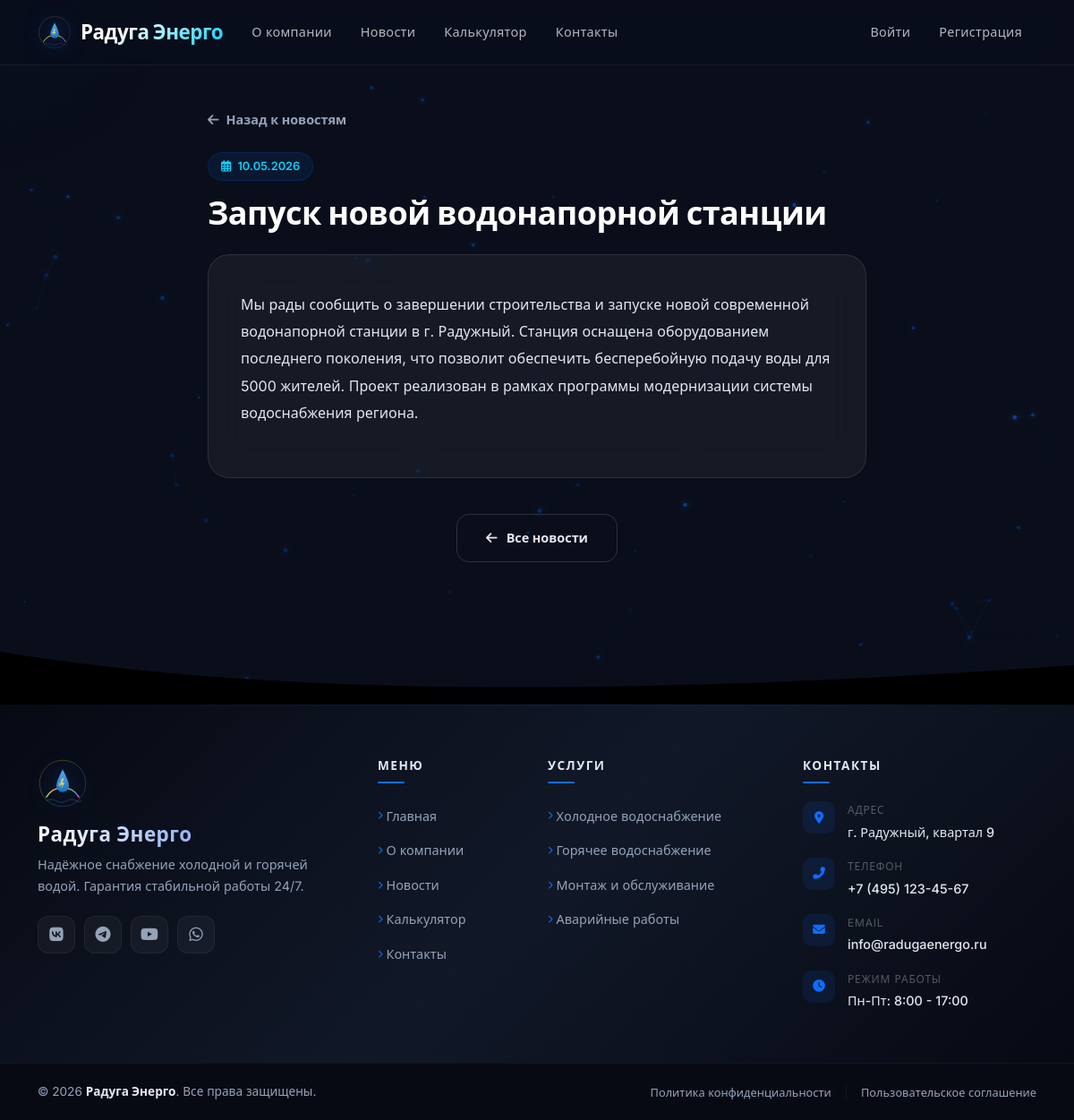
Screenshot of /news/1 with the database file from the repository.
### app.py (models this page shows)
class News(db.Model):
    id = db.Column(db.Integer, primary_key=True)
    title = db.Column(db.String(200), nullable=False)
    content = db.Column(db.Text, nullable=False)
    image = db.Column(db.String(200))
    created_at = db.Column(db.DateTime, default=datetime.utcnow)

### app.py (the view)
@app.route('/news/<int:id>')
def news_single(id):
    news = News.query.get_or_404(id)
    return render_template('news_single.html', news=news)

### templates/news_single.html (shortened to what this page needs)
{% extends "base.html" %}
{% block content %}
<section class="section" style="padding-top: 120px;">
    <div class="container">
        <div class="row justify-content-center">
            <div class="col-lg-8">
                <div class="reveal">
                    <a href="{{ url_for('news') }}" style="
                        display: inline-flex;
                        align-items: center;
                        gap: 8px;
                        color: var(--text-muted);
                        text-decoration: none;
                        font-size: 0.9rem;
                        font-weight: 600;
                        margin-bottom: 24px;
                        transition: color 0.3s ease;
                    ">
                        <i class="fas fa-arrow-left"></i>
                        Назад к новостям
                    </a>
                </div>
                <div class="reveal reveal-delay-1">
                    <div style="
                        display: inline-block;
                        padding: 4px 14px;
                        border-radius: 100px;
                        background: rgba(13,110,253,0.1);
                        border: 1px solid rgba(13,110,253,0.15);
                        font-size: 0.8rem;
                        font-weight: 600;
                        color: var(--accent);
                        margin-bottom: 16px;
                    ">
                        <i class="far fa-calendar-alt me-1"></i> {{ news.created_at.strftime('%d.%m.%Y') }}
                    </div>
                    <h1 style="
                        font-size: clamp(1.8rem, 3vw, 2.5rem);
                        font-weight: 800;
                        color: #fff;
                        letter-spacing: -0.5px;
                        line-height: 1.15;
                        margin-bottom: 24px;
                    ">{{ news.title }}</h1>
                    <div style="
                        background: var(--glass-bg);
                        border: 1px solid var(--glass-border);
                        border-radius: 24px;
                        padding: 40px 36px;
                        backdrop-filter: blur(20px);
                        line-height: 1.9;
                        color: var(--text);
                        font-size: 1rem;
                    ">
                        <p>{{ news.content }}</p>
                    </div>
                    <div style="text-align: center; margin-top: 40px;" class="reveal reveal-delay-2">
                        <a href="{{ url_for('news') }}" class="btn-custom-outline">
                            <i class="fas fa-arrow-left"></i>
                            Все новости
                        </a>
                    </div>
                </div>
            </div>
        </div>
    </div>
</section>
{% endblock %}

### static/css/style.css (style rules this page uses)
:root { --primary: #0d6efd; --primary-dark: #0a58ca; --primary-light: #3d8bfd; --primary-glow: rgba(13, 110, 253, 0.4); --accent: #00d4ff; --accent2: #7c3aed; --dark: #0a0e1a; --dark2: #111827; --dark3: #1e293b; --text: #e2e8f0; --text-muted: #94a3b8; --glass-bg: rgba(255, 255, 255, 0.05); --glass-border: rgba(255, 255, 255, 0.1); --glass-shadow: 0 8px 32px rgba(0, 0, 0, 0.3); --footer-bg: linear-gradient(135deg, #070a14 0%, #111827 50%, #070a14 100%); --footer-accent: #0d6efd; --footer-accent-hover: #3d8bfd; --footer-text: #94a3b8; --footer-text-light: #e2e8f0; --footer-divider: rgba(255,255,255,0.05); }
* { margin: 0; padding: 0; box-sizing: border-box; }
html { scroll-behavior: smooth; }
body { font-family: 'Inter', 'Segoe UI', sans-serif; background: var(--dark); color: var(--text); line-height: 1.7; overflow-x: hidden; }
.section { position: relative; padding: 100px 0; z-index: 1; }
.btn-custom-outline { display: inline-flex; align-items: center; gap: 10px; padding: 14px 32px; border-radius: 14px; border: 1px solid rgba(255, 255, 255, 0.15); background: transparent; color: var(--text); font-weight: 600; font-size: 0.9rem; cursor: pointer; transition: all 0.3s ease; text-decoration: none; }
.reveal { opacity: 0; transform: translateY(40px); transition: all 0.8s cubic-bezier(0.34, 1.56, 0.64, 1); }
.reveal.revealed { opacity: 1; transform: translateY(0); }
.reveal-delay-1 { transition-delay: 0.1s; }
.reveal-delay-2 { transition-delay: 0.2s; }

### rows the page displays
News: created_at "10.05.2026", title "Запуск новой водонапорной станции", content "Мы рады сообщить о завершении строительства и запуске новой современной водонапорной станции в г. Радужный. Станция оснащена оборудованием последнего поколения, что позволит обеспечить бесперебойную подачу воды для 5000 жителей. Проект реализован в рамках программы модернизации системы водоснабжения региона."
